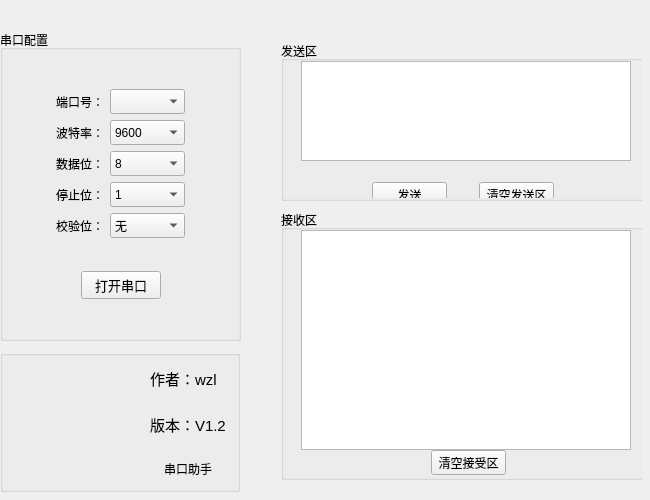
<?xml version="1.0" encoding="UTF-8"?>
<ui version="4.0">
 <class>serial_assistantClass</class>
 <widget class="QWidget" name="serial_assistantClass">
  <property name="geometry">
   <rect>
    <x>0</x>
    <y>0</y>
    <width>650</width>
    <height>500</height>
   </rect>
  </property>
  <property name="windowTitle">
   <string>serial_assistant</string>
  </property>
  <property name="windowIcon">
   <iconset resource="serial_assistant.qrc">
    <normaloff>:/serial_assistant_pic/serial_assistant_pic/exe.ico</normaloff>:/serial_assistant_pic/serial_assistant_pic/exe.ico</iconset>
  </property>
  <widget class="QGroupBox" name="groupBox">
   <property name="geometry">
    <rect>
     <x>0</x>
     <y>350</y>
     <width>240</width>
     <height>142</height>
    </rect>
   </property>
   <property name="minimumSize">
    <size>
     <width>240</width>
     <height>120</height>
    </size>
   </property>
   <property name="title">
    <string/>
   </property>
   <layout class="QHBoxLayout" name="horizontalLayout_2">
    <item>
     <layout class="QHBoxLayout" name="horizontalLayout">
      <item>
       <widget class="QLabel" name="label">
        <property name="minimumSize">
         <size>
          <width>120</width>
          <height>120</height>
         </size>
        </property>
        <property name="styleSheet">
         <string notr="true">border-image: url(:/serial_assistant_pic/serial_assistant_pic/wut_Schoolbadge.jpg);</string>
        </property>
        <property name="text">
         <string/>
        </property>
       </widget>
      </item>
      <item>
       <spacer name="horizontalSpacer">
        <property name="orientation">
         <enum>Qt::Horizontal</enum>
        </property>
        <property name="sizeHint" stdset="0">
         <size>
          <width>40</width>
          <height>20</height>
         </size>
        </property>
       </spacer>
      </item>
      <item>
       <layout class="QVBoxLayout" name="verticalLayout">
        <item>
         <widget class="QLabel" name="label_2">
          <property name="font">
           <font>
            <pointsize>11</pointsize>
           </font>
          </property>
          <property name="text">
           <string>作者：wzl</string>
          </property>
         </widget>
        </item>
        <item>
         <spacer name="verticalSpacer">
          <property name="orientation">
           <enum>Qt::Vertical</enum>
          </property>
          <property name="sizeHint" stdset="0">
           <size>
            <width>20</width>
            <height>40</height>
           </size>
          </property>
         </spacer>
        </item>
        <item>
         <widget class="QLabel" name="label_9">
          <property name="font">
           <font>
            <pointsize>11</pointsize>
           </font>
          </property>
          <property name="text">
           <string>版本：V1.2</string>
          </property>
         </widget>
        </item>
        <item>
         <spacer name="verticalSpacer_6">
          <property name="orientation">
           <enum>Qt::Vertical</enum>
          </property>
          <property name="sizeHint" stdset="0">
           <size>
            <width>20</width>
            <height>40</height>
           </size>
          </property>
         </spacer>
        </item>
        <item>
         <widget class="QLabel" name="label_3">
          <property name="text">
           <string>串口助手</string>
          </property>
          <property name="alignment">
           <set>Qt::AlignCenter</set>
          </property>
         </widget>
        </item>
       </layout>
      </item>
     </layout>
    </item>
   </layout>
  </widget>
  <widget class="QGroupBox" name="groupBox_2">
   <property name="geometry">
    <rect>
     <x>0</x>
     <y>30</y>
     <width>241</width>
     <height>311</height>
    </rect>
   </property>
   <property name="minimumSize">
    <size>
     <width>240</width>
     <height>310</height>
    </size>
   </property>
   <property name="title">
    <string>串口配置</string>
   </property>
   <layout class="QGridLayout" name="gridLayout">
    <item row="0" column="0">
     <layout class="QVBoxLayout" name="verticalLayout_3">
      <item>
       <spacer name="verticalSpacer_2">
        <property name="orientation">
         <enum>Qt::Vertical</enum>
        </property>
        <property name="sizeHint" stdset="0">
         <size>
          <width>20</width>
          <height>13</height>
         </size>
        </property>
       </spacer>
      </item>
      <item>
       <layout class="QHBoxLayout" name="horizontalLayout_9">
        <item>
         <spacer name="horizontalSpacer_2">
          <property name="orientation">
           <enum>Qt::Horizontal</enum>
          </property>
          <property name="sizeHint" stdset="0">
           <size>
            <width>40</width>
            <height>20</height>
           </size>
          </property>
         </spacer>
        </item>
        <item>
         <layout class="QVBoxLayout" name="verticalLayout_2">
          <item>
           <layout class="QHBoxLayout" name="horizontalLayout_3">
            <item>
             <widget class="QLabel" name="label_4">
              <property name="text">
               <string>端口号：</string>
              </property>
             </widget>
            </item>
            <item>
             <widget class="QComboBox" name="port_comboBox">
              <property name="minimumSize">
               <size>
                <width>75</width>
                <height>25</height>
               </size>
              </property>
             </widget>
            </item>
           </layout>
          </item>
          <item>
           <layout class="QHBoxLayout" name="horizontalLayout_4">
            <item>
             <widget class="QLabel" name="label_5">
              <property name="text">
               <string>波特率：</string>
              </property>
             </widget>
            </item>
            <item>
             <widget class="QComboBox" name="BaudRate_comboBox">
              <property name="minimumSize">
               <size>
                <width>75</width>
                <height>25</height>
               </size>
              </property>
              <property name="currentIndex">
               <number>3</number>
              </property>
              <item>
               <property name="text">
                <string>1200</string>
               </property>
              </item>
              <item>
               <property name="text">
                <string>2400</string>
               </property>
              </item>
              <item>
               <property name="text">
                <string>4800</string>
               </property>
              </item>
              <item>
               <property name="text">
                <string>9600</string>
               </property>
              </item>
              <item>
               <property name="text">
                <string>19200</string>
               </property>
              </item>
              <item>
               <property name="text">
                <string>38400</string>
               </property>
              </item>
              <item>
               <property name="text">
                <string>57600</string>
               </property>
              </item>
              <item>
               <property name="text">
                <string>115200</string>
               </property>
              </item>
             </widget>
            </item>
           </layout>
          </item>
          <item>
           <layout class="QHBoxLayout" name="horizontalLayout_5">
            <item>
             <widget class="QLabel" name="label_6">
              <property name="text">
               <string>数据位：</string>
              </property>
             </widget>
            </item>
            <item>
             <widget class="QComboBox" name="data_comboBox">
              <property name="minimumSize">
               <size>
                <width>75</width>
                <height>25</height>
               </size>
              </property>
              <property name="currentIndex">
               <number>3</number>
              </property>
              <item>
               <property name="text">
                <string>5</string>
               </property>
              </item>
              <item>
               <property name="text">
                <string>6</string>
               </property>
              </item>
              <item>
               <property name="text">
                <string>7</string>
               </property>
              </item>
              <item>
               <property name="text">
                <string>8</string>
               </property>
              </item>
             </widget>
            </item>
           </layout>
          </item>
          <item>
           <layout class="QHBoxLayout" name="horizontalLayout_6">
            <item>
             <widget class="QLabel" name="label_7">
              <property name="text">
               <string>停止位：</string>
              </property>
             </widget>
            </item>
            <item>
             <widget class="QComboBox" name="stop_comboBox">
              <property name="minimumSize">
               <size>
                <width>75</width>
                <height>25</height>
               </size>
              </property>
              <item>
               <property name="text">
                <string>1</string>
               </property>
              </item>
              <item>
               <property name="text">
                <string>1.5</string>
               </property>
              </item>
              <item>
               <property name="text">
                <string>2</string>
               </property>
              </item>
             </widget>
            </item>
           </layout>
          </item>
          <item>
           <layout class="QHBoxLayout" name="horizontalLayout_7">
            <item>
             <widget class="QLabel" name="label_8">
              <property name="text">
               <string>校验位：</string>
              </property>
             </widget>
            </item>
            <item>
             <widget class="QComboBox" name="verify_comboBox">
              <property name="minimumSize">
               <size>
                <width>75</width>
                <height>25</height>
               </size>
              </property>
              <property name="maximumSize">
               <size>
                <width>75</width>
                <height>25</height>
               </size>
              </property>
              <item>
               <property name="text">
                <string>无</string>
               </property>
              </item>
              <item>
               <property name="text">
                <string>奇校验</string>
               </property>
              </item>
              <item>
               <property name="text">
                <string>偶校验</string>
               </property>
              </item>
              <item>
               <property name="text">
                <string>MarkParity</string>
               </property>
              </item>
              <item>
               <property name="text">
                <string>SpaceParity</string>
               </property>
              </item>
             </widget>
            </item>
           </layout>
          </item>
         </layout>
        </item>
        <item>
         <spacer name="horizontalSpacer_3">
          <property name="orientation">
           <enum>Qt::Horizontal</enum>
          </property>
          <property name="sizeHint" stdset="0">
           <size>
            <width>40</width>
            <height>20</height>
           </size>
          </property>
         </spacer>
        </item>
       </layout>
      </item>
      <item>
       <spacer name="verticalSpacer_3">
        <property name="orientation">
         <enum>Qt::Vertical</enum>
        </property>
        <property name="sizeHint" stdset="0">
         <size>
          <width>20</width>
          <height>13</height>
         </size>
        </property>
       </spacer>
      </item>
      <item>
       <layout class="QHBoxLayout" name="horizontalLayout_8">
        <item>
         <spacer name="horizontalSpacer_4">
          <property name="orientation">
           <enum>Qt::Horizontal</enum>
          </property>
          <property name="sizeHint" stdset="0">
           <size>
            <width>40</width>
            <height>20</height>
           </size>
          </property>
         </spacer>
        </item>
        <item>
         <widget class="QPushButton" name="open_close_Button">
          <property name="minimumSize">
           <size>
            <width>75</width>
            <height>25</height>
           </size>
          </property>
          <property name="font">
           <font>
            <family>Adobe 宋体 Std L</family>
            <pointsize>10</pointsize>
           </font>
          </property>
          <property name="text">
           <string>打开串口</string>
          </property>
         </widget>
        </item>
        <item>
         <spacer name="horizontalSpacer_5">
          <property name="orientation">
           <enum>Qt::Horizontal</enum>
          </property>
          <property name="sizeHint" stdset="0">
           <size>
            <width>40</width>
            <height>20</height>
           </size>
          </property>
         </spacer>
        </item>
       </layout>
      </item>
      <item>
       <spacer name="verticalSpacer_4">
        <property name="orientation">
         <enum>Qt::Vertical</enum>
        </property>
        <property name="sizeHint" stdset="0">
         <size>
          <width>20</width>
          <height>13</height>
         </size>
        </property>
       </spacer>
      </item>
     </layout>
    </item>
   </layout>
  </widget>
  <widget class="QWidget" name="layoutWidget">
   <property name="geometry">
    <rect>
     <x>270</x>
     <y>30</y>
     <width>372</width>
     <height>461</height>
    </rect>
   </property>
   <layout class="QVBoxLayout" name="verticalLayout_4">
    <item>
     <widget class="QGroupBox" name="groupBox_3">
      <property name="minimumSize">
       <size>
        <width>370</width>
        <height>160</height>
       </size>
      </property>
      <property name="title">
       <string>发送区</string>
      </property>
      <widget class="QPlainTextEdit" name="send_plainTextEdit">
       <property name="geometry">
        <rect>
         <x>20</x>
         <y>20</y>
         <width>330</width>
         <height>100</height>
        </rect>
       </property>
       <property name="minimumSize">
        <size>
         <width>330</width>
         <height>100</height>
        </size>
       </property>
      </widget>
      <widget class="QWidget" name="layoutWidget">
       <property name="geometry">
        <rect>
         <x>80</x>
         <y>130</y>
         <width>204</width>
         <height>27</height>
        </rect>
       </property>
       <layout class="QHBoxLayout" name="horizontalLayout_10">
        <item>
         <widget class="QPushButton" name="send_pushButton">
          <property name="minimumSize">
           <size>
            <width>75</width>
            <height>25</height>
           </size>
          </property>
          <property name="text">
           <string>发送</string>
          </property>
         </widget>
        </item>
        <item>
         <spacer name="horizontalSpacer_6">
          <property name="orientation">
           <enum>Qt::Horizontal</enum>
          </property>
          <property name="sizeHint" stdset="0">
           <size>
            <width>40</width>
            <height>20</height>
           </size>
          </property>
         </spacer>
        </item>
        <item>
         <widget class="QPushButton" name="cleansend_pushButton">
          <property name="minimumSize">
           <size>
            <width>75</width>
            <height>25</height>
           </size>
          </property>
          <property name="text">
           <string>清空发送区</string>
          </property>
         </widget>
        </item>
       </layout>
      </widget>
     </widget>
    </item>
    <item>
     <spacer name="verticalSpacer_5">
      <property name="orientation">
       <enum>Qt::Vertical</enum>
      </property>
      <property name="sizeHint" stdset="0">
       <size>
        <width>20</width>
        <height>40</height>
       </size>
      </property>
     </spacer>
    </item>
    <item>
     <widget class="QGroupBox" name="groupBox_4">
      <property name="minimumSize">
       <size>
        <width>370</width>
        <height>270</height>
       </size>
      </property>
      <property name="title">
       <string>接收区</string>
      </property>
      <widget class="QPlainTextEdit" name="recevie_plainTextEdit">
       <property name="geometry">
        <rect>
         <x>20</x>
         <y>20</y>
         <width>330</width>
         <height>220</height>
        </rect>
       </property>
       <property name="minimumSize">
        <size>
         <width>330</width>
         <height>220</height>
        </size>
       </property>
       <property name="readOnly">
        <bool>true</bool>
       </property>
      </widget>
      <widget class="QPushButton" name="cleanrecevie_pushButton">
       <property name="geometry">
        <rect>
         <x>150</x>
         <y>240</y>
         <width>75</width>
         <height>25</height>
        </rect>
       </property>
       <property name="minimumSize">
        <size>
         <width>75</width>
         <height>25</height>
        </size>
       </property>
       <property name="text">
        <string>清空接受区</string>
       </property>
      </widget>
     </widget>
    </item>
   </layout>
  </widget>
 </widget>
 <layoutdefault spacing="6" margin="11"/>
 <resources>
  <include location="serial_assistant.qrc"/>
 </resources>
 <connections>
  <connection>
   <sender>open_close_Button</sender>
   <signal>clicked()</signal>
   <receiver>serial_assistantClass</receiver>
   <slot>Open_close_Button_Clicked()</slot>
   <hints>
    <hint type="sourcelabel">
     <x>125</x>
     <y>290</y>
    </hint>
    <hint type="destinationlabel">
     <x>252</x>
     <y>265</y>
    </hint>
   </hints>
  </connection>
  <connection>
   <sender>send_pushButton</sender>
   <signal>clicked()</signal>
   <receiver>serial_assistantClass</receiver>
   <slot>send_data_button_clicked()</slot>
   <hints>
    <hint type="sourcelabel">
     <x>391</x>
     <y>180</y>
    </hint>
    <hint type="destinationlabel">
     <x>262</x>
     <y>14</y>
    </hint>
   </hints>
  </connection>
  <connection>
   <sender>cleansend_pushButton</sender>
   <signal>clicked()</signal>
   <receiver>serial_assistantClass</receiver>
   <slot>clean_send_area()</slot>
   <hints>
    <hint type="sourcelabel">
     <x>506</x>
     <y>171</y>
    </hint>
    <hint type="destinationlabel">
     <x>479</x>
     <y>16</y>
    </hint>
   </hints>
  </connection>
  <connection>
   <sender>cleanrecevie_pushButton</sender>
   <signal>clicked()</signal>
   <receiver>serial_assistantClass</receiver>
   <slot>clean_recevie_area()</slot>
   <hints>
    <hint type="sourcelabel">
     <x>465</x>
     <y>475</y>
    </hint>
    <hint type="destinationlabel">
     <x>254</x>
     <y>442</y>
    </hint>
   </hints>
  </connection>
 </connections>
 <slots>
  <signal>clicked()</signal>
  <slot>Open_close_Button_Clicked()</slot>
  <slot>send_data_button_clicked()</slot>
  <slot>clean_send_area()</slot>
  <slot>clean_recevie_area()</slot>
  <slot>recevie_plainTextEdit_data()</slot>
 </slots>
</ui>
